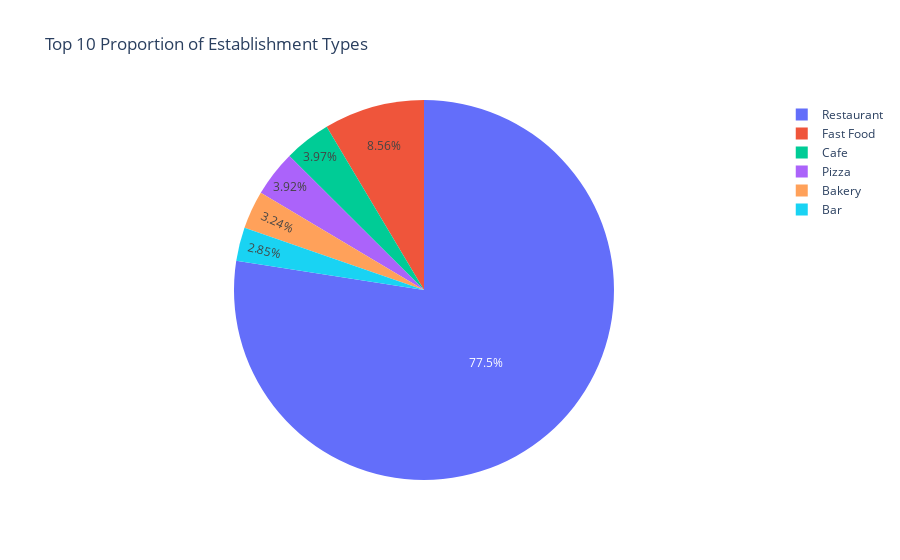

Notebook code for this chart:
### Code cell
# plot the data
# create a variable to hold the location information
top_ten_rest_labels = top_ten_type_counts['location_type']
# create a variable to hold the value information
top_ten_type_count = top_ten_type_counts['num_per_type']

top_ten_type_pie = go.Figure(data = [go.Pie(labels = top_ten_rest_labels, values = top_ten_type_count)])
top_ten_type_pie.update_layout(title = 'Top 10 Proportion of Establishment Types')
top_ten_type_pie.show()

### Figure 1 — Plotly figure (JSON) as saved in the notebook; plotly's stock layout.template omitted (floating-point values rounded to 4 significant figures)
{"data": [{"labels": ["Bakery", "Bar", "Cafe", "Fast Food", "Pizza", "Restaurant"], "type": "pie", "values": [67, 59, 82, 177, 81, 1601]}], "layout": {"title": {"text": "Top 10 Proportion of Establishment Types"}}}
